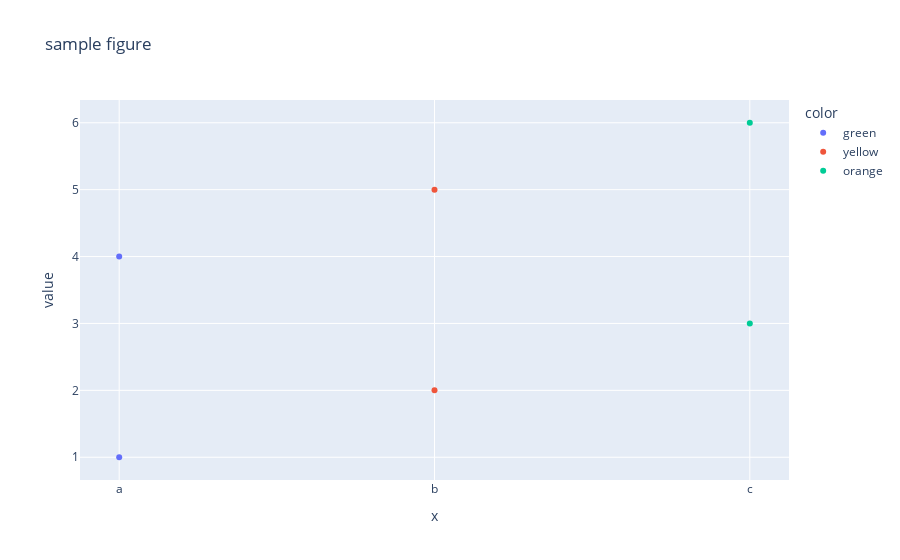

Notebook code cell kept with this figure:
### Code cell
import plotly.express as px

list1 = [1,2,3]
list2 = [4,5,6]
colors = ['green', 'yellow', 'orange']
fig = px.scatter(x=["a","b","c"], y=[list1, list2], color=colors, title="sample figure")

fig.show()

### Figure 1 — Plotly figure (JSON) as saved in the notebook; plotly's stock layout.template omitted (floating-point values rounded to 4 significant figures)
{"data": [{"hovertemplate": "color=green<br>x=%{x}<br>value=%{y}<extra></extra>", "legendgroup": "green", "marker": {"color": "#636efa", "symbol": "circle"}, "mode": "markers", "name": "green", "orientation": "v", "showlegend": true, "type": "scatter", "x": ["a", "a"], "xaxis": "x", "y": [1, 4], "yaxis": "y"}, {"hovertemplate": "color=yellow<br>x=%{x}<br>value=%{y}<extra></extra>", "legendgroup": "yellow", "marker": {"color": "#EF553B", "symbol": "circle"}, "mode": "markers", "name": "yellow", "orientation": "v", "showlegend": true, "type": "scatter", "x": ["b", "b"], "xaxis": "x", "y": [2, 5], "yaxis": "y"}, {"hovertemplate": "color=orange<br>x=%{x}<br>value=%{y}<extra></extra>", "legendgroup": "orange", "marker": {"color": "#00cc96", "symbol": "circle"}, "mode": "markers", "name": "orange", "orientation": "v", "showlegend": true, "type": "scatter", "x": ["c", "c"], "xaxis": "x", "y": [3, 6], "yaxis": "y"}], "layout": {"legend": {"title": {"text": "color"}, "tracegroupgap": 0}, "title": {"text": "sample figure"}, "xaxis": {"anchor": "y", "domain": [0, 1], "title": {"text": "x"}}, "yaxis": {"anchor": "x", "domain": [0, 1], "title": {"text": "value"}}}}
